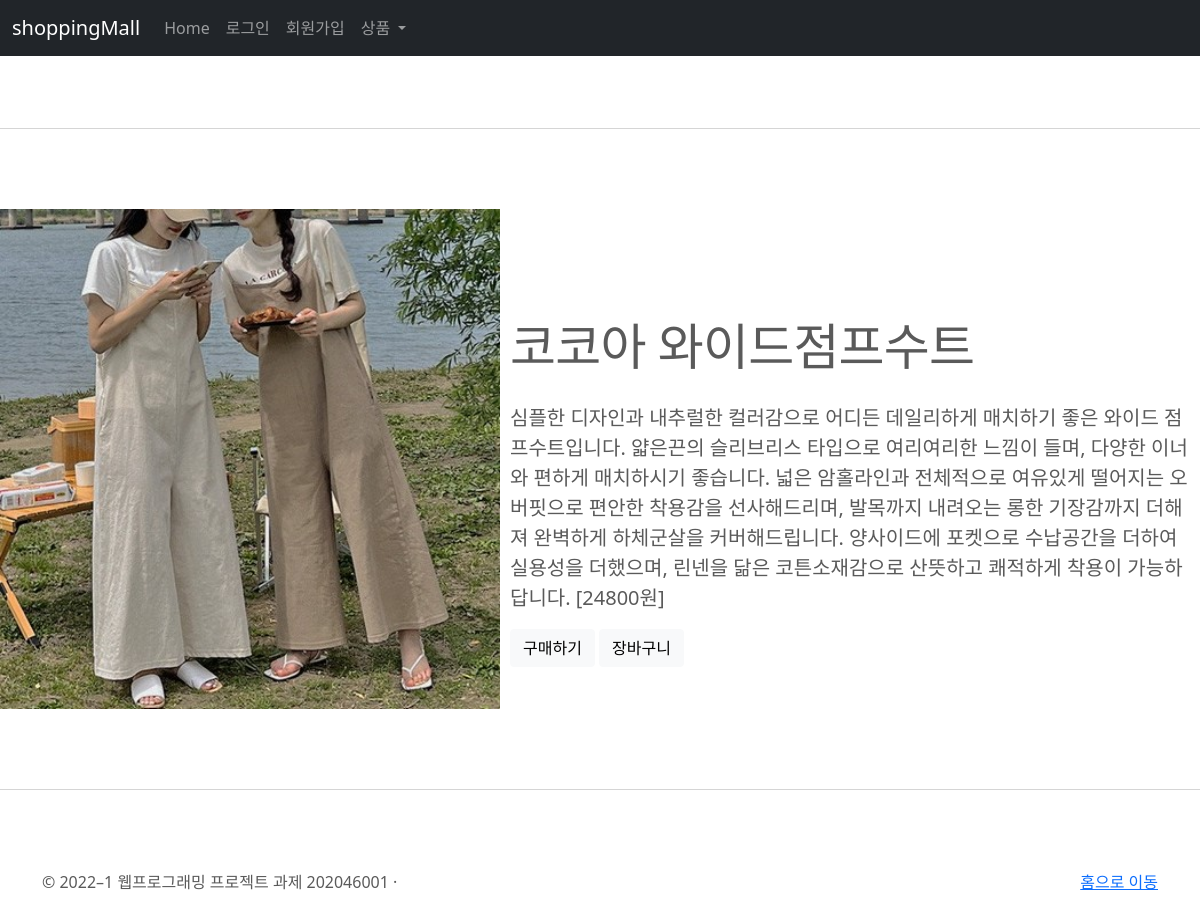
Screenshot of /detail/detail_product/17/ with the database file from the repository.
### detail/models.py (models this page shows, shortened)
class Product(models.Model):
    name = models.CharField(max_length=255)
    category = models.ForeignKey(Category, on_delete=models.CASCADE, related_name='product_category')
    image = ImageField(upload_to='photos/%Y/%m/%d')
    price = models.IntegerField()
    quantity = models.IntegerField(default=0)
    description = models.TextField()
    pub_date = models.DateTimeField(auto_now_add = True)
    hit = models.IntegerField(default=0)

### detail/views.py (the view)
# urls.py: path('detail_product/<int:id>/', views.detail_product, name='detail_product')
def detail_product(request, id):
    detail_product = get_object_or_404(Product, pk=id)
    return render(request, 'detail/detail_product.html', {'detail_product':detail_product})

### detail/templates/detail/detail_product.html (shortened to what this page needs)
<!doctype html>
<html lang="ko">
  <head>
    <link href="https://cdn.jsdelivr.net/npm/bootstrap@5.1.3/dist/css/bootstrap.min.css" rel="stylesheet">
  </head>
  <body>
    <header>
      <nav class="navbar navbar-expand-md navbar-dark fixed-top bg-dark">
        <div class="container-fluid">
          <a class="navbar-brand">shoppingMall</a>
          <div class="collapse navbar-collapse" id="navbarCollapse">
            <ul class="navbar-nav me-auto mb-2 mb-md-0">
              <li class="nav-item">
                <a class="nav-link" aria-current="page" href="{% url 'shop:index' %}">
                  Home
                </a>
              </li>
              {% if user.is_authenticated %}
              <li class="nav-item">
                <a class="nav-link">
                  welcome
                </a>
              </li>
              <li class="nav-item">
                <a class="nav-link" href="{% url 'accounts:logout' %}">
                  Logout
                </a>
              </li>
              {% else %}
               <li class="nav-item">
                <a class="nav-link" href="{% url 'accounts:login' %}">
                  로그인
               </a>
              </li>
              <li class="nav-item">
                <a class="nav-link" href="{% url 'accounts:register' %}">
                  회원가입
                </a>
              </li>
              {% endif %}
               <li class="nav-item dropdown">
                <a class="nav-link dropdown-toggle" href="#" id="navbarDropdown" role="button" data-bs-toggle="dropdown" aria-expanded="false">
                  상품
                </a>
              </li>
            </ul>
          </div>
        </div>
      </nav>
    </header>
<main role="main">
  <div id="myCarousel" class="carousel slide" data-bs-ride="carousel">
    <div class="carousel-indicators">
      <button type="button" data-bs-target="#myCarousel" data-bs-slide-to="0" class="active" aria-current="true" aria-label="Slide 1"></button>
      <button type="button" data-bs-target="#myCarousel" data-bs-slide-to="1" aria-label="Slide 2"></button>
      <button type="button" data-bs-target="#myCarousel" data-bs-slide-to="2" aria-label="Slide 3"></button>
    </div>
  </div>
  <hr class="featurette-divider">
    <div class="row featurette">
      <div class="col-md-7 order-md-2">
        <h2 class="featurette-heading">{{detail_product.name}} </h2>
        <br>
        <p class="lead">{{detail_product.description}} [{{detail_product.price}}원] </p>
        <button type="button" class="btn btn-light"> 구매하기 </button>
        <button type="button" class="btn btn-light"> 장바구니 </button> <br>
      </div>
      <div class="col-md-5 text-center">
        <img src={{detail_product.image.url}} style="width:500px;height:500px;">
      </div>
    </div>
</main>
 <hr class="featurette-divider">
   <footer class="container">
    <p class="float-end"><a href="{% url 'shop:index' %}">홈으로 이동</a></p>
    <p>&copy; 2022–1 웹프로그래밍 프로젝트 과제 202046001 &middot; </p>
  </footer>
  </body>
</html>

### detail/templates/detail/detail_product.html (style rules this page uses)
body { padding-top: 3rem; padding-bottom: 3rem; color: #5a5a5a; }
.carousel { margin-bottom: 4rem; }
.featurette-divider { margin: 5rem 0; }
.featurette-heading { font-weight: 300; line-height: 1; letter-spacing: -.05rem; }
@media (min-width: 40em) { .featurette-heading { font-size: 50px; } }
@media (min-width: 62em) { .featurette-heading { margin-top: 7rem; } }

### rows the page displays
Product: name "코코아 와이드점프수트", description "심플한 디자인과 내추럴한 컬러감으로 어디든 데일리하게 매치하기 좋은 와이드 점프수트입니다. 얇은끈의 슬리브리스 타입으로 여리여리한 느낌이 들며, 다양한 이너와 편하게 매치하시기 좋습니다. 넓은 암홀라인과 전체적으로 여유있게 떨어지는 오버핏으로 편안한 착용감을 선사해드리며, 발목까지 내려오는 롱한 기장감까지 더해져 완벽하게 하체군살을 커버해드립니다. 양사이드에 포켓으로 수납공간을 더하여 실용성을 더했으며, 린넨을 닮은 코튼소재감으로 산뜻하고 쾌적하게 착용이 가능하답니다.", price "24800", image (picture)
